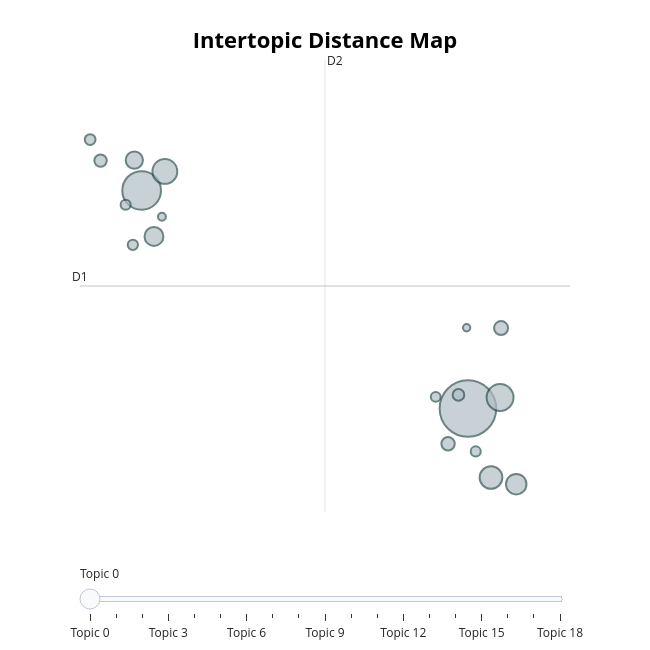

The notebook cell saved with this chart:
### Markdown cell above
#### 5.2.3 Visualisation

### Code cell
topic_model.visualize_topics()

### Figure 1 — Plotly figure (JSON) as saved in the notebook; plotly's stock layout.template omitted (floating-point values rounded to 4 significant figures)
{"data": [{"customdata": [[0, "poetry | day | na | follow | sexy", 665], [1, "yr | lie | activist | contempt left | clarity came", 311], [2, "polar | polar bear | bear | bear climb | climb", 150], [3, "trump | obama | michelle | chair | michelle male", 128], [4, "new | commercial | new poopin | new new | order new", 107], [5, "blog | silver | blog silver | silver gold | gold", 87], [6, "harvardsq | justice workshop | cambma | cambma harvardsq | 70 sliding", 74], [7, "quit | la | comedy weirdo | suppo asshat | lol pasty", 62], [8, "06 | gewitter | dwd | wetterwarnung starkes | wetterwarnung", 41], [9, "diet | weigh | pound | gym | stone", 37], [10, "trump | leader | khan | trump press | putin win", 32], [11, "im | bc im | asian | attracted | im attracted", 28], [12, "japan | abe | guardian | ultra | rsf", 24], [13, "dare | canada dare | racist bullying | massive racist | dare speak", 22], [14, "oft evil | lack power | right ppl | ppl lack | tendency past", 21], [15, "guy say | think response | response look | smile think | shopping 50", 21], [16, "feminist | 17 | feminism | educational material | feminist reading", 20], [17, "2nites | disciple | took place | service look | ppl color", 13], [18, "bird | emtec | bird gb | gb | angry bird", 11]], "hovertemplate": "<b>Topic %{customdata[0]}</b><br>%{customdata[1]}<br>Size: %{customdata[2]}", "legendgroup": "", "marker": {"color": "#B0BEC5", "size": [665, 311, 150, 128, 107, 87, 74, 62, 41, 37, 32, 28, 24, 22, 21, 21, 20, 13, 11], "sizemode": "area", "sizeref": 0.4156, "symbol": "circle", "line": {"color": "DarkSlateGrey", "width": 2}}, "mode": "markers", "name": "", "orientation": "v", "showlegend": false, "x": [6.293, -0.3277, 6.945, 0.1433, 6.761, 7.273, -0.07748, -0.4762, 6.966, 5.89, -1.161, 6.101, -1.373, -0.5061, -0.6523, 6.451, 5.64, 0.08429, 6.267], "xaxis": "x", "y": [2.996, 5.495, 3.122, 5.714, 2.205, 2.129, 4.968, 5.844, 3.918, 2.592, 5.838, 3.152, 6.079, 4.873, 5.331, 2.504, 3.13, 5.195, 3.922], "yaxis": "y", "type": "scatter"}], "layout": {"xaxis": {"anchor": "y", "domain": [0.0, 1.0], "title": {"text": ""}, "visible": false, "range": [-1.578, 8.364]}, "yaxis": {"anchor": "x", "domain": [0.0, 1.0], "title": {"text": ""}, "visible": false, "range": [1.809, 6.991]}, "legend": {"tracegroupgap": 0, "itemsizing": "constant"}, "margin": {"t": 60}, "title": {"font": {"size": 22, "color": "Black"}, "text": "<b>Intertopic Distance Map</b>", "y": 0.95, "x": 0.5, "xanchor": "center", "yanchor": "top"}, "hoverlabel": {"font": {"size": 16, "family": "Rockwell"}, "bgcolor": "white"}, "width": 650, "height": 650, "sliders": [{"active": 0, "pad": {"t": 50}, "steps": [{"args": [{"marker.color": [["red", "#B0BEC5", "#B0BEC5", "#B0BEC5", "#B0BEC5", "#B0BEC5", "#B0BEC5", "#B0BEC5", "#B0BEC5", "#B0BEC5", "#B0BEC5", "#B0BEC5", "#B0BEC5", "#B0BEC5", "#B0BEC5", "#B0BEC5", "#B0BEC5", "#B0BEC5", "#B0BEC5"]]}], "label": "Topic 0", "method": "update"}, {"args": [{"marker.color": [["#B0BEC5", "red", "#B0BEC5", "#B0BEC5", "#B0BEC5", "#B0BEC5", "#B0BEC5", "#B0BEC5", "#B0BEC5", "#B0BEC5", "#B0BEC5", "#B0BEC5", "#B0BEC5", "#B0BEC5", "#B0BEC5", "#B0BEC5", "#B0BEC5", "#B0BEC5", "#B0BEC5"]]}], "label": "Topic 1", "method": "update"}, {"args": [{"marker.color": [["#B0BEC5", "#B0BEC5", "red", "#B0BEC5", "#B0BEC5", "#B0BEC5", "#B0BEC5", "#B0BEC5", "#B0BEC5", "#B0BEC5", "#B0BEC5", "#B0BEC5", "#B0BEC5", "#B0BEC5", "#B0BEC5", "#B0BEC5", "#B0BEC5", "#B0BEC5", "#B0BEC5"]]}], "label": "Topic 2", "method": "update"}, {"args": [{"marker.color": [["#B0BEC5", "#B0BEC5", "#B0BEC5", "red", "#B0BEC5", "#B0BEC5", "#B0BEC5", "#B0BEC5", "#B0BEC5", "#B0BEC5", "#B0BEC5", "#B0BEC5", "#B0BEC5", "#B0BEC5", "#B0BEC5", "#B0BEC5", "#B0BEC5", "#B0BEC5", "#B0BEC5"]]}], "label": "Topic 3", "method": "update"}, {"args": [{"marker.color": [["#B0BEC5", "#B0BEC5", "#B0BEC5", "#B0BEC5", "red", "#B0BEC5", "#B0BEC5", "#B0BEC5", "#B0BEC5", "#B0BEC5", "#B0BEC5", "#B0BEC5", "#B0BEC5", "#B0BEC5", "#B0BEC5", "#B0BEC5", "#B0BEC5", "#B0BEC5", "#B0BEC5"]]}], "label": "Topic 4", "method": "update"}, {"args": [{"marker.color": [["#B0BEC5", "#B0BEC5", "#B0BEC5", "#B0BEC5", "#B0BEC5", "red", "#B0BEC5", "#B0BEC5", "#B0BEC5", "#B0BEC5", "#B0BEC5", "#B0BEC5", "#B0BEC5", "#B0BEC5", "#B0BEC5", "#B0BEC5", "#B0BEC5", "#B0BEC5", "#B0BEC5"]]}], "label": "Topic 5", "method": "update"}, {"args": [{"marker.color": [["#B0BEC5", "#B0BEC5", "#B0BEC5", "#B0BEC5", "#B0BEC5", "#B0BEC5", "red", "#B0BEC5", "#B0BEC5", "#B0BEC5", "#B0BEC5", "#B0BEC5", "#B0BEC5", "#B0BEC5", "#B0BEC5", "#B0BEC5", "#B0BEC5", "#B0BEC5", "#B0BEC5"]]}], "label": "Topic 6", "method": "update"}, {"args": [{"marker.color": [["#B0BEC5", "#B0BEC5", "#B0BEC5", "#B0BEC5", "#B0BEC5", "#B0BEC5", "#B0BEC5", "red", "#B0BEC5", "#B0BEC5", "#B0BEC5", "#B0BEC5", "#B0BEC5", "#B0BEC5", "#B0BEC5", "#B0BEC5", "#B0BEC5", "#B0BEC5", "#B0BEC5"]]}], "label": "Topic 7", "method": "update"}, {"args": [{"marker.color": [["#B0BEC5", "#B0BEC5", "#B0BEC5", "#B0BEC5", "#B0BEC5", "#B0BEC5", "#B0BEC5", "#B0BEC5", "red", "#B0BEC5", "#B0BEC5", "#B0BEC5", "#B0BEC5", "#B0BEC5", "#B0BEC5", "#B0BEC5", "#B0BEC5", "#B0BEC5", "#B0BEC5"]]}], "label": "Topic 8", "method": "update"}, {"args": [{"marker.color": [["#B0BEC5", "#B0BEC5", "#B0BEC5", "#B0BEC5", "#B0BEC5", "#B0BEC5", "#B0BEC5", "#B0BEC5", "#B0BEC5", "red", "#B0BEC5", "#B0BEC5", "#B0BEC5", "#B0BEC5", "#B0BEC5", "#B0BEC5", "#B0BEC5", "#B0BEC5", "#B0BEC5"]]}], "label": "Topic 9", "method": "update"}, {"args": [{"marker.color": [["#B0BEC5", "#B0BEC5", "#B0BEC5", "#B0BEC5", "#B0BEC5", "#B0BEC5", "#B0BEC5", "#B0BEC5", "#B0BEC5", "#B0BEC5", "red", "#B0BEC5", "#B0BEC5", "#B0BEC5", "#B0BEC5", "#B0BEC5", "#B0BEC5", "#B0BEC5", "#B0BEC5"]]}], "label": "Topic 10", "method": "update"}, {"args": [{"marker.color": [["#B0BEC5", "#B0BEC5", "#B0BEC5", "#B0BEC5", "#B0BEC5", "#B0BEC5", "#B0BEC5", "#B0BEC5", "#B0BEC5", "#B0BEC5", "#B0BEC5", "red", "#B0BEC5", "#B0BEC5", "#B0BEC5", "#B0BEC5", "#B0BEC5", "#B0BEC5", "#B0BEC5"]]}], "label": "Topic 11", "method": "update"}, {"args": [{"marker.color": [["#B0BEC5", "#B0BEC5", "#B0BEC5", "#B0BEC5", "#B0BEC5", "#B0BEC5", "#B0BEC5", "#B0BEC5", "#B0BEC5", "#B0BEC5", "#B0BEC5", "#B0BEC5", "red", "#B0BEC5", "#B0BEC5", "#B0BEC5", "#B0BEC5", "#B0BEC5", "#B0BEC5"]]}], "label": "Topic 12", "method": "update"}, {"args": [{"marker.color": [["#B0BEC5", "#B0BEC5", "#B0BEC5", "#B0BEC5", "#B0BEC5", "#B0BEC5", "#B0BEC5", "#B0BEC5", "#B0BEC5", "#B0BEC5", "#B0BEC5", "#B0BEC5", "#B0BEC5", "red", "#B0BEC5", "#B0BEC5", "#B0BEC5", "#B0BEC5", "#B0BEC5"]]}], "label": "Topic 13", "method": "update"}, {"args": [{"marker.color": [["#B0BEC5", "#B0BEC5", "#B0BEC5", "#B0BEC5", "#B0BEC5", "#B0BEC5", "#B0BEC5", "#B0BEC5", "#B0BEC5", "#B0BEC5", "#B0BEC5", "#B0BEC5", "#B0BEC5", "#B0BEC5", "red", "#B0BEC5", "#B0BEC5", "#B0BEC5", "#B0BEC5"]]}], "label": "Topic 14", "method": "update"}, {"args": [{"marker.color": [["#B0BEC5", "#B0BEC5", "#B0BEC5", "#B0BEC5", "#B0BEC5", "#B0BEC5", "#B0BEC5", "#B0BEC5", "#B0BEC5", "#B0BEC5", "#B0BEC5", "#B0BEC5", "#B0BEC5", "#B0BEC5", "#B0BEC5", "red", "#B0BEC5", "#B0BEC5", "#B0BEC5"]]}], "label": "Topic 15", "method": "update"}, {"args": [{"marker.color": [["#B0BEC5", "#B0BEC5", "#B0BEC5", "#B0BEC5", "#B0BEC5", "#B0BEC5", "#B0BEC5", "#B0BEC5", "#B0BEC5", "#B0BEC5", "#B0BEC5", "#B0BEC5", "#B0BEC5", "#B0BEC5", "#B0BEC5", "#B0BEC5", "red", "#B0BEC5", "#B0BEC5"]]}], "label": "Topic 16", "method": "update"}, {"args": [{"marker.color": [["#B0BEC5", "#B0BEC5", "#B0BEC5", "#B0BEC5", "#B0BEC5", "#B0BEC5", "#B0BEC5", "#B0BEC5", "#B0BEC5", "#B0BEC5", "#B0BEC5", "#B0BEC5", "#B0BEC5", "#B0BEC5", "#B0BEC5", "#B0BEC5", "#B0BEC5", "red", "#B0BEC5"]]}], "label": "Topic 17", "method": "update"}, {"args": [{"marker.color": [["#B0BEC5", "#B0BEC5", "#B0BEC5", "#B0BEC5", "#B0BEC5", "#B0BEC5", "#B0BEC5", "#B0BEC5", "#B0BEC5", "#B0BEC5", "#B0BEC5", "#B0BEC5", "#B0BEC5", "#B0BEC5", "#B0BEC5", "#B0BEC5", "#B0BEC5", "#B0BEC5", "red"]]}], "label": "Topic 18", "method": "update"}]}], "shapes": [{"line": {"color": "#CFD8DC", "width": 2}, "type": "line", "x0": 3.393, "x1": 3.393, "y0": 1.809, "y1": 6.991}, {"line": {"color": "#9E9E9E", "width": 2}, "type": "line", "x0": -1.578, "x1": 8.364, "y0": 4.4, "y1": 4.4}], "annotations": [{"showarrow": false, "text": "D1", "x": -1.578, "y": 4.4, "yshift": 10}, {"showarrow": false, "text": "D2", "x": 3.393, "xshift": 10, "y": 6.991}]}}
